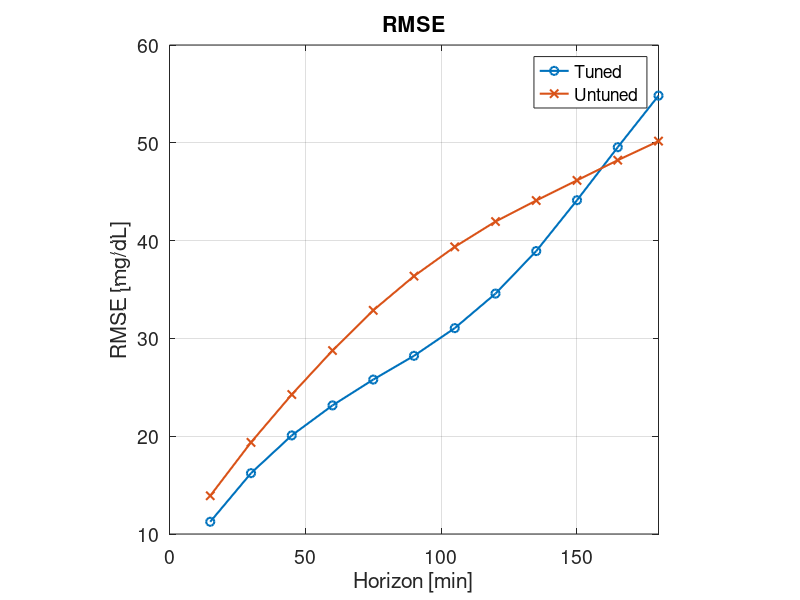
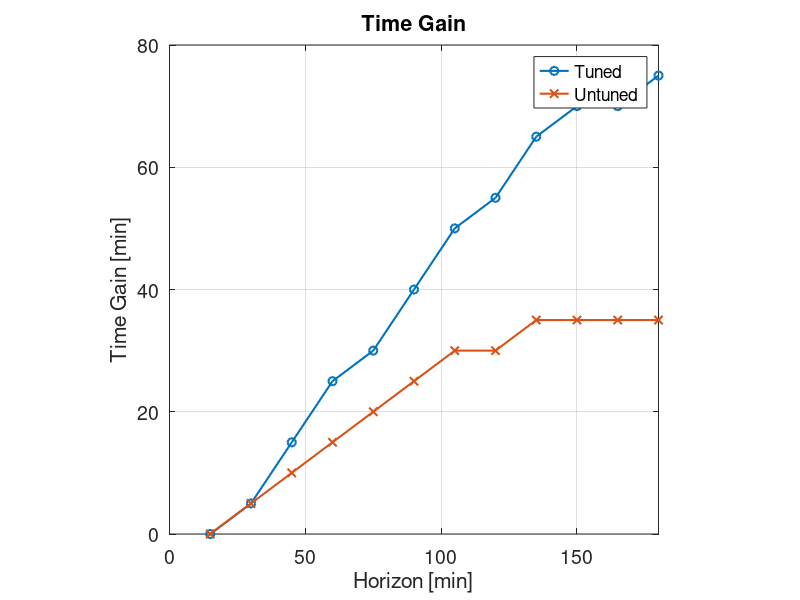

Source code (MATLAB) for these figures, in order:
clc
clear all
close all


% Sample data arrays (replace these with your actual data)
horizon = 15:15:180;  % Example horizon values [min]
rmse_tuned = [11.25, 16.22, 20.08, 23.15, 25.79, 28.22, 31.05, 34.58, 38.93, 44.13, 49.55, 54.82];  % Example RMSE values for Tuned model [mg/dL]
time_gain_tuned = [0, 5, 15, 25, 30, 40, 50, 55, 65, 70, 70, 75];  % Example Time Gain values for Tuned model [min]

time_gain_untuned = [0, 5, 10, 15, 20, 25, 30, 30, 35, 35, 35, 35];  % Example Time Gain values for Untuned model [min]
rmse_untuned = [13.91, 19.37, 24.26, 28.76, 32.87, 36.37, 39.36, 41.95, 44.10, 46.16, 48.22, 50.17];  % Example RMSE values for Untuned model [mg/dL]

% Set font size
fontSize = 14;

% Plot RMSE
figure;
plot(horizon, rmse_tuned, '-o', 'LineWidth', 1.5, 'DisplayName', 'Tuned');
hold on;
plot(horizon, rmse_untuned, '-x', 'LineWidth', 1.5, 'DisplayName', 'Untuned');
xlabel('Horizon [min]', 'FontSize', fontSize);
ylabel('RMSE [mg/dL]', 'FontSize', fontSize);
title('RMSE', 'FontSize', fontSize);
legend('Location', 'best', 'FontSize', fontSize);
grid on;
xlim([0 180])
axis square;
set(gca, 'FontSize', fontSize);

% Plot Time Gain
figure;
plot(horizon, time_gain_tuned, '-o', 'LineWidth', 1.5, 'DisplayName', 'Tuned');
hold on;
plot(horizon, time_gain_untuned, '-x', 'LineWidth', 1.5, 'DisplayName', 'Untuned');
xlabel('Horizon [min]', 'FontSize', fontSize);
ylabel('Time Gain [min]', 'FontSize', fontSize);
title('Time Gain', 'FontSize', fontSize);
legend('Location', 'best', 'FontSize', fontSize);
grid on;
xlim([0 180])
axis square;
set(gca, 'FontSize', fontSize);
